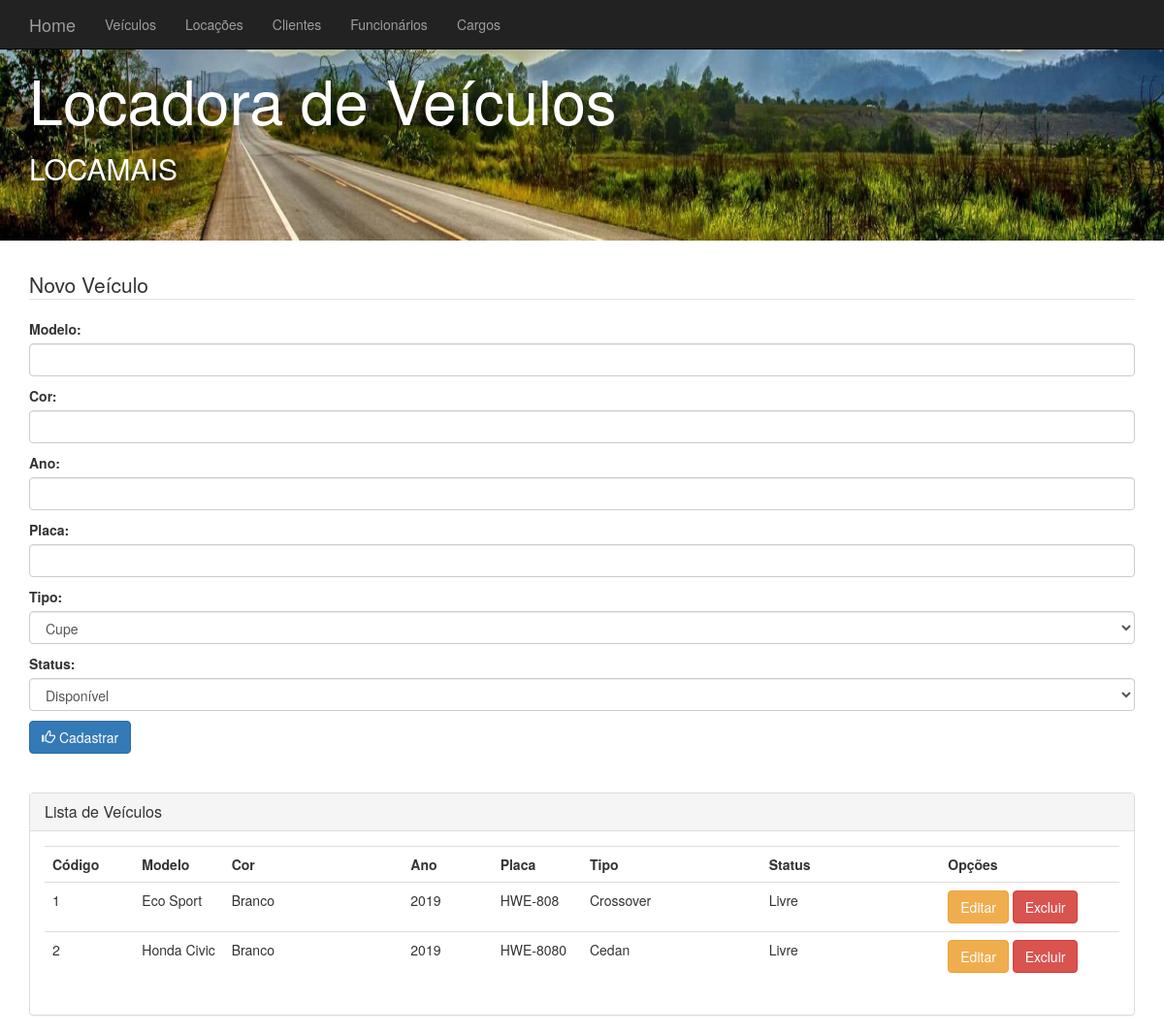
Page /veiculos/ on the earlier database version.
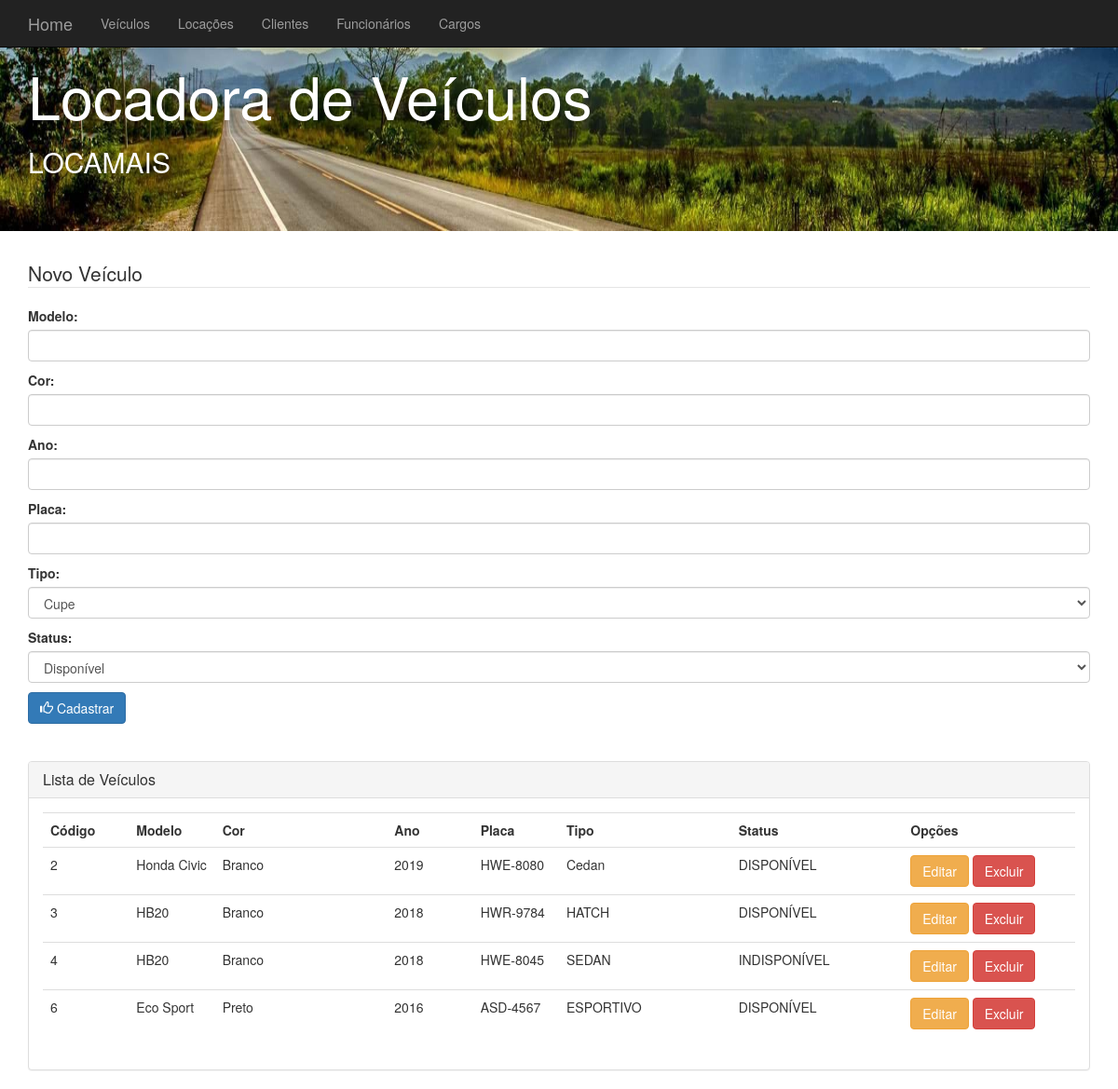
Same page on the later database version.
### core/models.py (models this page shows, shortened)
class Veiculo(models.Model):
    CUPE = 'CUPE'
    CROSSOVER = 'CROSSOVER'
    ESPORTIVO = 'ESPORTIVO'
    HATCH = 'HATCH'
    JIPE = 'JIPE'
    PICAPE = 'PICAPE'
    SEDAN = 'SEDAN'
    SUV = 'SUV'
    VAN = 'VAN E MINIVAM'
    TIPO = (
        (CUPE, 'Cupe'),
        (CROSSOVER, 'Crossover'),
        (ESPORTIVO, 'Esportivo'),
        (HATCH, 'Hacth'),
        (JIPE, 'Jipe'),
        (PICAPE, 'Picape'),
        (SEDAN, 'Sedan'),
        (SUV, 'SUV'),
        (VAN, 'Van/Minivam'),
    )
    DISPONIVEL = 'DISPONÍVEL'
    INDISPONIVEL = 'INDISPONÍVEL'
    STATUS_VEICULO = (
        (DISPONIVEL, 'Disponível'),
        (INDISPONIVEL,'Indisponível'),
    )
    modelo = models.CharField(max_length=200)
    cor = models.CharField(max_length=15)
    ano = models.IntegerField()
    placa = models.CharField(max_length=15)
    tipo = models.CharField(max_length=15, choices=TIPO)
    status = models.CharField(max_length=20, choices=STATUS_VEICULO)

### core/views.py (the view)
# urls.py: path('veiculos/', veiculos, name='url_veiculo'),
def veiculos(request):
    data = {}
    data['veiculos'] = Veiculo.objects.all()  # Carregando clientes do banco
    if request.method == 'POST':
        form = VeiculoForm(request.POST)
        if form.is_valid():
            form.save()  # Salva
            return redirect('url_veiculo')
    else:
        data['form'] = VeiculoForm()
    return render(request, 'core/veiculos.html', data)

### core/forms.py
class VeiculoForm(forms.ModelForm):
    modelo = forms.CharField(widget=forms.TextInput(attrs={'class': 'form-control'}))
    cor = forms.CharField(widget=forms.TextInput(attrs={'class': 'form-control'}))
    ano = forms.CharField(widget=forms.NumberInput(attrs={'class': 'form-control'}))
    placa = forms.CharField(widget=forms.TextInput(attrs={'class': 'form-control'}))
    tipo = forms.ChoiceField(choices=Veiculo.TIPO,
                             widget=forms.Select(attrs={'class': 'form-control'}))
    status = forms.ChoiceField(choices=Veiculo.STATUS_VEICULO,
        widget=forms.Select(attrs={'class': 'form-control'}))
    class Meta:
        model = Veiculo
        fields = ('modelo','cor','ano','placa','tipo','status')

### core/templates/core/veiculos.html (shortened to what this page needs)
{% extends "core/base.html" %}
{% load static %}
{% block content %}
<div class="container">
  <form action="{% url 'url_veiculo' %}" method="post">
    <fieldset>
        <legend>Novo Veículo</legend>
        {{ form.as_p }}
        <button type="submit" class="btn btn-primary">
            <span class="glyphicon glyphicon-thumbs-up"></span>
            Cadastrar
      </button>
    </fieldset>
  </form>
</div>
<div class="container">
  <br /> <br />
</div>
<div class="container">
  <div class="panel panel-default">
      <div class="panel-heading">
        <h2 class="panel-title">Lista de Veículos</h2>
    </div>
    <div class="panel-body">
        <table class="table table-hover">
          <tr>
              <th>Código</th>
              <th>Modelo</th>
              <th>Cor</th>
              <th>Ano</th>
              <th>Placa</th>
              <th>Tipo</th>
              <th>Status</th>
              <th>Opções</th>
          </tr>
            {% for veiculo in veiculos %}
            <tr>
              <td class="col-md-1">{{ veiculo.id }}</td>
              <td class="col-md-1">{{ veiculo.modelo }}</td>
              <td class="col-md-2">{{ veiculo.cor }}</td>
              <td class="col-md-1">{{ veiculo.ano }}</td>
              <td class="col-md-1">{{ veiculo.placa }}</td>
              <td class="col-md-2">{{ veiculo.tipo }}</td>
              <td class="col-md-2">{{ veiculo.status }}</td>
              <td class="col-md-3">
                  <a class="btn btn-warning" href="{% url 'url_atualizaveiculo' veiculo.pk %}" role="button">Editar</a>
                  <a class="btn btn-danger" href="{% url 'url_removerveiculo' veiculo.pk %}" role="button">Excluir</a>
              </td>
            </tr>
            {% endfor %}
          </table>
    </div>
  </div>
</div>
{% endblock %}

Differences in the rows shown:
removed Veiculo: id "1", modelo "Eco Sport", cor "Branco", ano "2019", placa "HWE-808", tipo "Crossover", status "Livre"
changed Veiculo "Honda Civic": status "Livre" → "DISPONÍVEL"
added Veiculo: id "3", modelo "HB20", cor "Branco", ano "2018", placa "HWR-9784", tipo "HATCH", status "DISPONÍVEL"
added Veiculo: id "4", modelo "HB20", cor "Branco", ano "2018", placa "HWE-8045", tipo "SEDAN", status "INDISPONÍVEL"
added Veiculo: id "6", modelo "Eco Sport", cor "Preto", ano "2016", placa "ASD-4567", tipo "ESPORTIVO", status "DISPONÍVEL"
